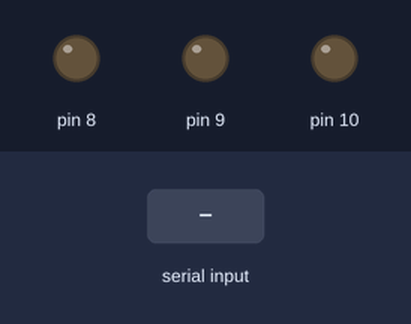
Recording of a sketch running on a simulated Arduino Uno, built with avr-gcc and run on an emulated ATmega328P. Parts: output pins drawn as LEDs (lit = HIGH). The inputs (shaded band) are chosen by the test bench.

Above: at 1.2 s.
1.3 s: "r\n" received over Serial
At 2.5 s:
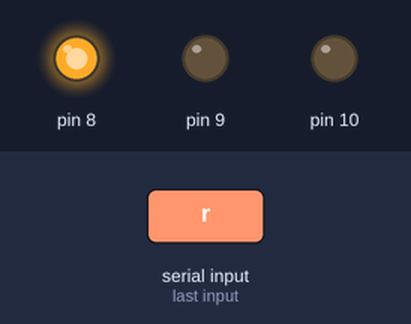
2.8 s: byte 103 ('g') received over Serial
At 3.7 s:
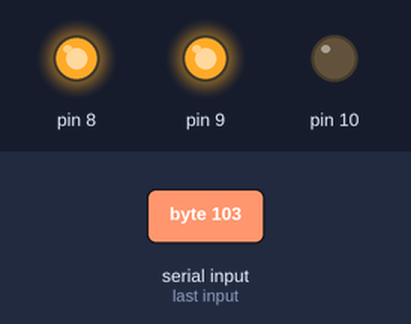
4.3 s: byte 114 ('r') received over Serial
At 4.9 s:
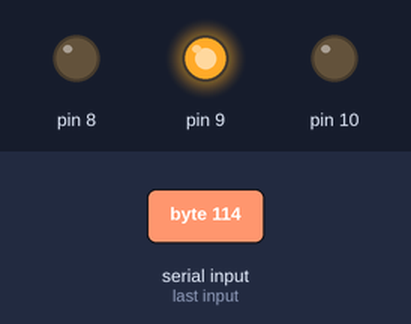
5.8 s: byte 98 ('b') received over Serial
At 7.0 s:
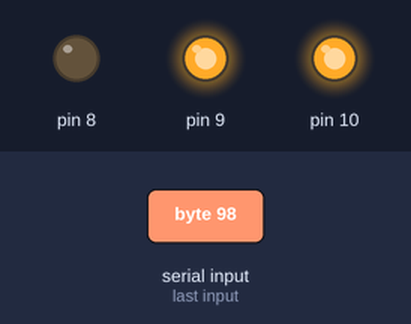
7.3 s: byte 97 ('a') received over Serial
At 8.4 s:
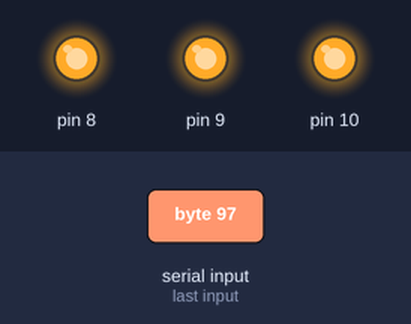
8.8 s: "g\n" received over Serial
At 9.5 s:
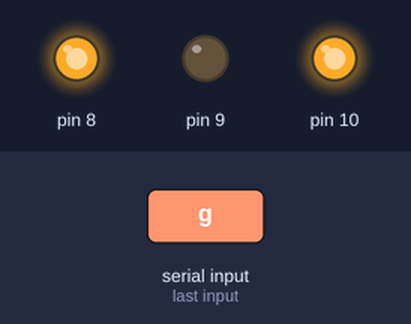
Timing chart, 0 to 11.3 s (numbered marks = the images above; inputs shaded):
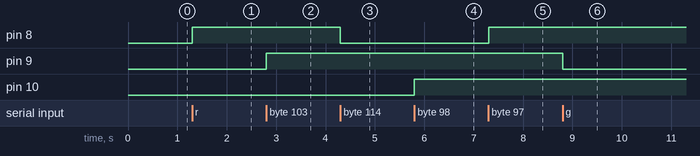

The sketch:

LabActivityNo_5.ino
```cpp
#include "LEDControl.h"

void setup() {
  Serial.begin(9600);
  initLEDs(8, 9, 10);
}

bool terminate = false;

void loop() {
  // Read all incoming bytes from Python
  while (Serial.available() > 0) {
    char input = Serial.read();
    input = tolower(input);
    if (terminate == true) break;
    if (input == '\n') continue;

    switch(input) {
      case 'r': toggleRed(); break;
      case 'g': toggleGreen(); break;
      case 'b': toggleBlue(); break;
      case 'a': allOn(); break;
      case 'o': allOff(); break;
      case 'x': allOff(); terminate = true; break;
    }
  }
}
```

LEDControl.h
```cpp
#ifndef LEDCONTROL_H
#define LEDCONTROL_H

int redPin, greenPin, bluePin;
bool redState = false, greenState = false, blueState = false;

void initLEDs(int r, int g, int b) {
  redPin = r;
  greenPin = g;
  bluePin = b;
  pinMode(redPin, OUTPUT);
  pinMode(greenPin, OUTPUT);
  pinMode(bluePin, OUTPUT);
}

void toggleRed() {
  redState = !redState;
  digitalWrite(redPin, redState ? HIGH : LOW);
}

void toggleGreen() {
  greenState = !greenState;
  digitalWrite(greenPin, greenState ? HIGH : LOW);
}

void toggleBlue() {
  blueState = !blueState;
  digitalWrite(bluePin, blueState ? HIGH : LOW);
}

void allOn() {
  digitalWrite(redPin, HIGH);
  digitalWrite(greenPin, HIGH);
  digitalWrite(bluePin, HIGH);
  redState = greenState = blueState = true;
}

void allOff() {
  digitalWrite(redPin, LOW);
  digitalWrite(greenPin, LOW);
  digitalWrite(bluePin, LOW);
  redState = greenState = blueState = false;
}

#endif
```

Measured:
- after the input at 1.3 s, pin 8: LOW → HIGH at once
- after the input at 2.8 s, pin 9: LOW → HIGH at once
- after the input at 4.3 s, pin 8: HIGH → LOW at once
- after the input at 5.8 s, pin 10: LOW → HIGH at once
- after the input at 7.3 s, pin 8: LOW → HIGH at once
- after the input at 8.8 s, pin 9: HIGH → LOW at once
